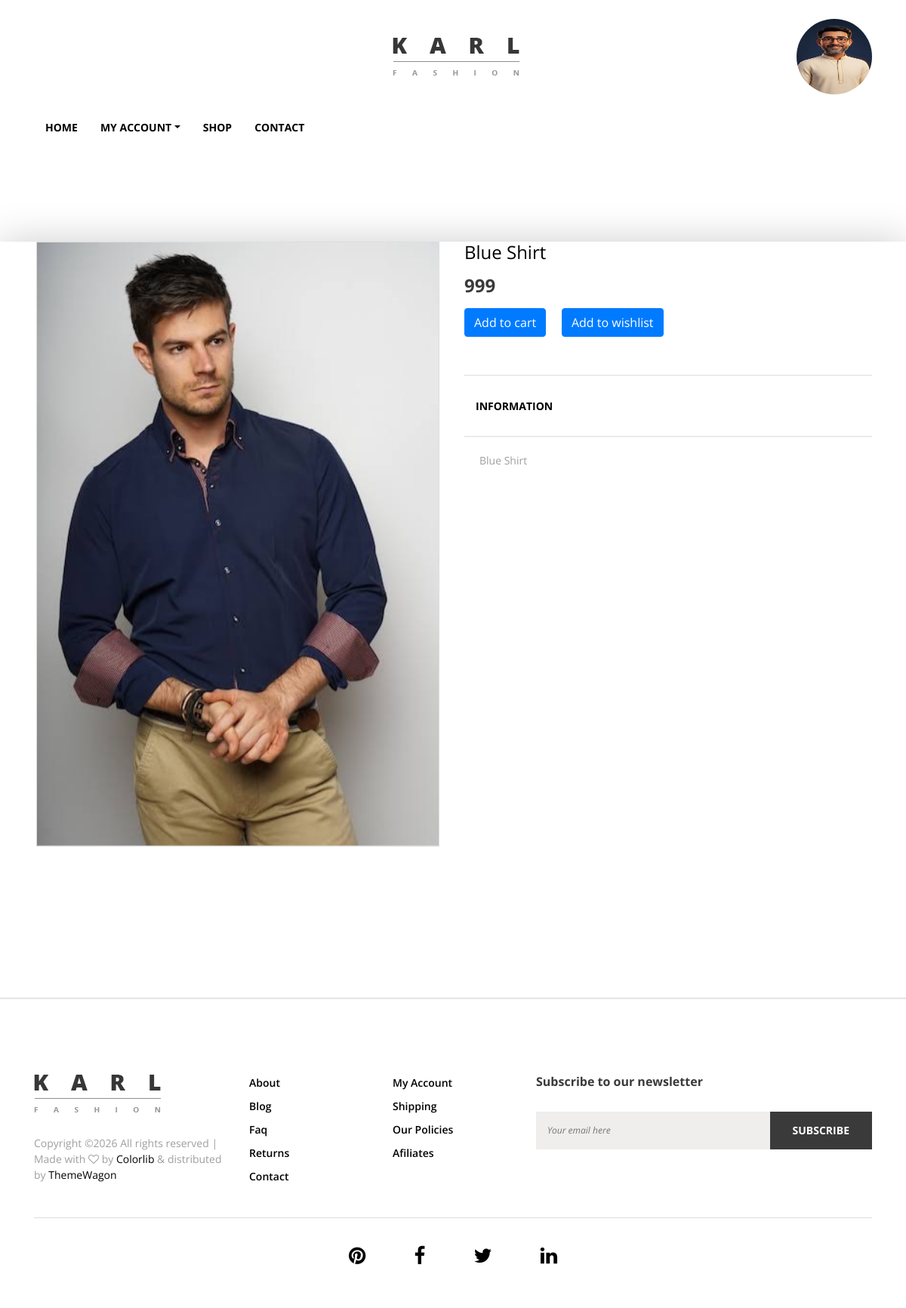
Screenshot of /product-details/1/ (signed in) with the database file from the repository.
### myapp/models.py (models this page shows, shortened)
class Product(models.Model):
    category=(
        ("Men","Men"),
        ("Women","Women"),
        ("Kids","Kids"),
        ("Accessories","Accessories"),
        ("Shoes","Shoes"),
    )
    seller=models.ForeignKey(User,on_delete=models.CASCADE)
    product_category=models.CharField(max_length=100,choices=category)
    product_name=models.CharField(max_length=100)
    product_price=models.PositiveIntegerField()
    product_desc=models.TextField()
    product_image=models.ImageField(upload_to="product_image/")

### myapp/views.py (the view)
# urls.py: path('product-details/<int:pk>/',views.product_details,name='product-details'),
def product_details(request,pk):
    wishlist_flag=False
    cart_flag=False
    user=User.objects.get(email=request.session['email'])
    product=Product.objects.get(pk=pk)
    try:
         Wishlist.objects.get(user=user,product=product)
         wishlist_flag=True
    except:
        pass
    try:
        Cart.objects.get(user=user,product=product)
        cart_flag=True
    except:
        pass
    return render(request,'product-details.html',{'product':product,'wishlist_flag':wishlist_flag,'cart_flag':cart_flag})

### myapp/templates/product-details.html (shortened to what this page needs)
{% extends 'header.html' %}
{% load static %}
{% block content %}
<!DOCTYPE html>
<html lang="en">
<head>
</head>
<body>
    <div id="wrapper">
        <section class="single_product_details_area section_padding_0_100">
            <div class="container">
                <div class="row">
                    <div class="col-12 col-md-6">
                        <div class="single_product_thumb">
                            <div id="product_details_slider" class="carousel slide" data-ride="carousel">
                                <div class="carousel-inner">
                                    <div class="carousel-item active">
                                        <a class="gallery_img" href="{{product.product_image.url}}">
                                        <img class="d-block w-100" src="{{product.product_image.url}}" alt="First slide">
                                    </a>
                                    </div>
                                </div>
                            </div>
                        </div>
                    </div>
                    <div class="col-12 col-md-6">
                        <div class="single_product_desc">
                            <h4 class="title"><a href="#">{{product.product_name}}</a></h4>
                            <h4 class="price">{{product.product_price}}</h4>
                            <form class="cart clearfix mb-50 d-flex" method="post">
                                {% if request.session.email %}
                                    {% if cart_flag == False %}
                                        <a href="{% url 'add-to-cart' pk=product.pk %}"><button type="button" name="addtocart" value="5" class="btn btn-primary">Add to cart</button></a>
                                    {% else %}
                                        <a href="{% url 'remove-from-cart' pk=product.pk %}"><button type="button" name="addtocart" value="5" class="btn btn-danger">Remove From cart</button></a>
                                    {% endif %}
                                    {% if wishlist_flag == False %}
                                        <a href="{% url 'add-to-wishlist' pk=product.pk %}"><button type="button" name="addtocart" value="5" class="btn btn-primary">Add to wishlist</button></a>
                                    {% else %}
                                        <a href="{% url 'remove-from-wishlist' pk=product.pk %}"><button type="button" name="addtocart" value="5" class="btn btn-danger">Remove From wishlist</button></a>
                                    {% endif %}
                                {% else %}
                                <a href="{% url 'login' %}"><button type="button" name="addtocart" value="5" class="btn cart-submit d-block">Login</button></a>
                                {% endif %}
                            </form>
                            <div id="accordion" role="tablist">
                                <div class="card">
                                    <div class="card-header" role="tab" id="headingOne">
                                        <h6 class="mb-0">
                                            <a data-toggle="collapse" href="#collapseOne" aria-expanded="true" aria-controls="collapseOne">Information</a>
                                        </h6>
                                    </div>
                                    <div id="collapseOne" class="collapse show" role="tabpanel" aria-labelledby="headingOne" data-parent="#accordion">
                                        <div class="card-body">
                                            <p>{{product.product_desc}}</p>
                                        </div>
                                    </div>
                                </div>
                            </div>
                        </div>
                    </div>
                </div>
            </div>
        </section>
</body>
</html>
{% endblock %}

### myapp/static/css/core-style.css (style rules this page uses)
* { margin: 0; padding: 0; }
body { font-family: 'Open Sans', sans-serif; font-weight: 400; overflow-x: hidden; }
h1, h2, h3, h4, h5, h6 { color: #3a3a3a; line-height: 1.2; font-family: 'Open Sans', sans-serif; font-weight: 700; }
p { color: #3a3a3a; font-size: 1em; line-height: 1.5; font-family: 'Open Sans', sans-serif; font-weight: 400; }
a, a:hover, a:focus { -webkit-transition: all 500ms ease 0s; transition: all 500ms ease 0s; text-decoration: none; outline: none; color: #000000; font-family: 'Open Sans', sans-serif; font-weight: 400; }
img { height: auto; max-width: 100%; }
.mb-50 { margin-bottom: 50px; }
.section_padding_0_100 { padding: 0 0 100px; }
#wrapper { position: relative; z-index: 1000; background-color: #fff; left: 0; top: 0; -webkit-transition: all linear 500ms; transition: all linear 500ms; box-shadow: 0 0 50px rgba(0, 0, 0, 0.2); }
.cart > a { color: #2e2e2e; font-size: 14px; line-height: 1; position: relative; z-index: 1; font-weight: 600; }
.cart { position: relative; z-index: 200; }
.single_product_thumb { margin-bottom: 100px; }
.single_product_thumb .carousel-inner { border: 1px solid #ddd; margin: 0 3px; width: calc(100% - 6px); }
.single_product_desc { position: relative; z-index: 1; }
.single_product_desc .title { font-size: 24px; margin-bottom: 15px; }
.single_product_desc .price { margin-bottom: 15px; }
.single_product_desc .card-header { padding: 30px 15px; margin-bottom: 0; background-color: transparent; border-bottom: 2px solid #ebebeb; }
.single_product_desc .card-header h6 a { font-size: 14px; font-weight: 700; text-transform: uppercase; }
.single_product_desc .card-body p { font-size: 14px; color: #9f9f9f; }
.single_product_desc .card { border: none; }
.single_product_desc .card:first-child { border-top: 2px solid #ebebeb; border-bottom: none; border-left: none; border-radius: 0; border-right: none; }

### rows the page displays
Product: product_image (picture), product_name "Blue Shirt", product_price "999", product_desc "Blue Shirt"
